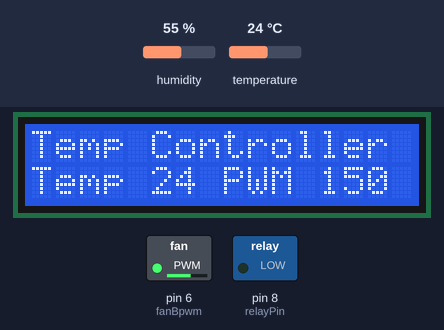
Recording of a sketch running on a simulated Arduino Uno, built with avr-gcc and run on an emulated ATmega328P. On the bench: 16×2 character LCD, switched loads named in the sketch (green lamp = pin HIGH). Dashed ring = blinking. Inputs (shaded band) come from the test bench; at power-on: temperature 24 °C, humidity 55 %. Pins used as bus, display or sensor lines are not drawn; what the sketch prints to the serial monitor is not drawn.

Above: at 0.67 s.
1.3 s: temperature set to 12 °C
At 3.9 s:
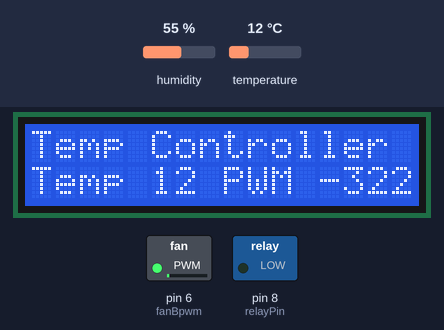
6.0 s: temperature set to 19 °C
At 7.51 s:
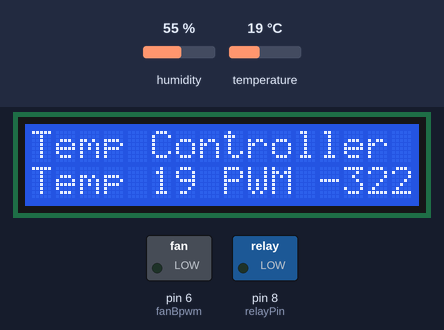
8.9 s: temperature set to 33 °C
At 12.5 s:
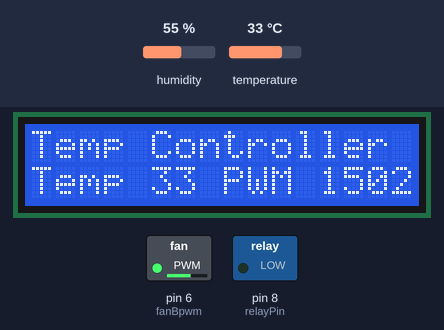
Timing chart, 0 to 18.4 s (numbered marks = the images above; inputs shaded):
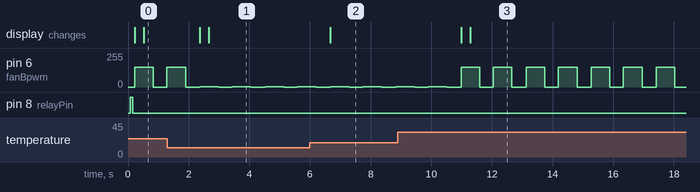

The sketch:

MTRX_PID.ino
```cpp
#include <LiquidCrystal.h>
#include <DHT.h>
const int rs = 12, en = 11, d4 = 5, d5 = 4, d6 = 3, d7 = 2;
LiquidCrystal lcd(rs, en, d4, d5, d6, d7);

// Pins for temperature sensor
#define DHTPIN A0
#define DHTTYPE DHT11

// pins for fan control
#define fanApwm 3
#define fanBpwm 6
#define relayPin 8
#define setTemp 40.0

//Constants for the pid controller
#define Kp 0.0
#define Ki 0.0
#define Kd 0.0

int pwm;
bool flag= LOW;
double error,prevError,P,I,D,PID;

DHT dht(DHTPIN, DHTTYPE);

//functions for the program
void fan(bool ,int );
int temp_PID(double );
void disp(int ,int );

void setup() {
  Serial.begin(9600);
  dht.begin();

  lcd.begin(16, 2);
  lcd.setCursor(0,0);
  lcd.print("Temp Controller");
  lcd.setCursor(0,1);
  lcd.print("Temp ");
  lcd.setCursor(7,1);
  lcd.print(" PWM ");

  pinMode(fanApwm,OUTPUT);
  pinMode(fanBpwm,OUTPUT);
  pinMode(relayPin,OUTPUT);

  Serial.println("Starting...");
  digitalWrite(relayPin,HIGH);
  Serial.print("Relay State= ");
  Serial.print(digitalRead(relayPin));
  Serial.println();
  if(!digitalRead(relayPin))
    Serial.println("unfortunate turn of events");
  else if(digitalRead(relayPin))
    Serial.println("Switched on Relay");
}


void loop() {
  double Tc = dht.readTemperature();
  Serial.print("Temperature(in C)= ");
  Serial.print(Tc);
  Serial.println();
  if (isnan(Tc)){
    Serial.println(F("Failed to read from DHT sensor!"));
  }
  else if(isnan(Tc)){
    Serial.print("Temperature(in C)= ");
    Serial.print(Tc);
    Serial.println();
  }
  if(Tc>=50){
    Serial.println("the temperautre is greater than 60 degrees.");
    digitalWrite(relayPin,LOW);
    flag=HIGH;
    pwm=255;
    fan(flag,pwm);
    disp((int)Tc,pwm);

    if(digitalRead(relayPin)){
      digitalWrite(relayPin,LOW);
    }
    Serial.print("Relay State= ");
    Serial.print(digitalRead(relayPin));
    Serial.println();
    if(digitalRead(relayPin))
      Serial.println("unfortunate turn of events");
    else if(!digitalRead(relayPin))
      Serial.println("Switched Off Relay");
    Serial.print("PWM= ");
    Serial.print(pwm);
    Serial.print(" flag= ");
    Serial.print(flag);
    Serial.println();
    Serial.print("FanA State= ");
    Serial.print(digitalRead(fanApwm));
    Serial.println();
    Serial.print("FanB State= ");
    Serial.print(digitalRead(fanBpwm));
    Serial.println();
    if(digitalRead(fanApwm) && digitalRead(fanBpwm))
      Serial.println("Switched on both fans");
    else if(digitalRead(fanApwm) && !digitalRead(fanBpwm))
      Serial.println("Switched on both fanA, couldn't switch fanB.");
    else if(!digitalRead(fanApwm) && digitalRead(fanBpwm))
      Serial.println("Switched on both fanB, couldn't switch fanA.");
    else if(!digitalRead(fanApwm) && !digitalRead(fanBpwm))
      Serial.println("couldn't switch on either fanA or fanB");
  }

  else if(Tc <50 || Tc >30){
    Serial.println("the temperautre is lesser than 50 degrees but greater than 30 degrees.");
    if(digitalRead(relayPin)){
      digitalWrite(relayPin,LOW);
    }
    flag= HIGH;
    pwm= temp_PID(Tc);
    fan(flag,pwm);
    disp((int)Tc,pwm);

    Serial.print("Relay State= ");
    Serial.print(digitalRead(relayPin));
    Serial.println();
    if(digitalRead(relayPin))
      Serial.println("unfortunate turn of events");
    else if(!digitalRead(relayPin))
      Serial.println("Switched Off Relay");
    Serial.print("PWM= ");
    Serial.print(pwm);
    Serial.print(" flag= ");
    Serial.print(flag);
    Serial.println();
    Serial.print("FanA State= ");
    Serial.print(digitalRead(fanApwm));
    Serial.println();
    Serial.print("FanB State= ");
    Serial.print(digitalRead(fanBpwm));
    Serial.println();
    if(digitalRead(fanApwm) && digitalRead(fanBpwm))
      Serial.println("Switched on both fans");
    else if(digitalRead(fanApwm) && !digitalRead(fanBpwm))
      Serial.println("Switched on  fanA, couldn't switch fanB.");
    else if(!digitalRead(fanApwm) && digitalRead(fanBpwm))
      Serial.println("Switched on  fanB, couldn't switch fanA.");
    else if(!digitalRead(fanApwm) && !digitalRead(fanBpwm))
      Serial.println("couldn't switch on either fanA or fanB");
  }

  else if(Tc<=30){
    Serial.println("the temperautre is lesser than 30 degrees");
    digitalWrite(relayPin,HIGH);
    flag= LOW;
    pwm=0;
    fan(flag,pwm);
    disp((int)Tc,pwm);

    Serial.print("Relay State= ");
    Serial.print(digitalRead(relayPin));
    Serial.println();
    if(digitalRead(relayPin))
      Serial.println("unfortunate turn of events");
    else if(!digitalRead(relayPin))
      Serial.println("Switched oOff Relay");
    Serial.print("PWM= ");
    Serial.print(pwm);
    Serial.print(" flag= ");
    Serial.print(flag);
    Serial.println();
    Serial.print("FanA State= ");
    Serial.print(digitalRead(fanApwm));
    Serial.println();
    Serial.print("FanB State= ");
    Serial.print(digitalRead(fanBpwm));
    Serial.println();
    if(digitalRead(fanApwm) && digitalRead(fanBpwm))
        Serial.println("Switched on both fans");
    else if(digitalRead(fanApwm) && !digitalRead(fanBpwm))
        Serial.println("Switched on both fanA, couldn't switch fanB.");
    else if(!digitalRead(fanApwm) && digitalRead(fanBpwm))
        Serial.println("Switched on both fanB, couldn't switch fanA.");
    else if(!digitalRead(fanApwm) && !digitalRead(fanBpwm))
        Serial.println("couldn't switch on either fanA or fanB");
  }
  delay(300);
}

int temp_PID(double val){
  error = setTemp - val;
  Serial.print("Error= ");
  Serial.print(error);
  P= Kp*error;
  Serial.print(" P= ");
  Serial.print(P);
  I= Ki*(error + prevError);
  Serial.print(" I= ");
  Serial.print(I);
  D= Kd*(error - prevError);
  Serial.print(" D= ");
  Serial.print(D);
  PID= (P+I+D);
  Serial.print(" PID= ");
  Serial.print(PID);
  prevError = error;
  Serial.print(" prevError= ");
  Serial.print(prevError);
  if(error>=0 && error<=20){
    return 150 -(int)PID;
  }
  else if (error<0 && error>=-20 ){
    return 150 +(int)PID;
  }
}

void fan(bool var,int fanspeed){
  if(!var){
    analogWrite(fanApwm,0);
    analogWrite(fanBpwm,0);
  }
  else if(var){
    analogWrite(fanApwm,fanspeed);
    analogWrite(fanBpwm,fanspeed);
  }
}

void disp(int temp,int vel){
  lcd.setCursor(5,1);
  lcd.print(temp);
  delay(300);
  lcd.setCursor(12,1);
  lcd.print(vel);
  delay(300);
}
```

Measured:
- after the input at 1.3 s, the display: first changes after 1.1 s (image 1 shows a later state)
- after the input at 6.0 s, the display: changes after 0.68 s (image 2)
- after the input at 8.9 s, the display: first changes after 2.1 s (image 3 shows a later state)
